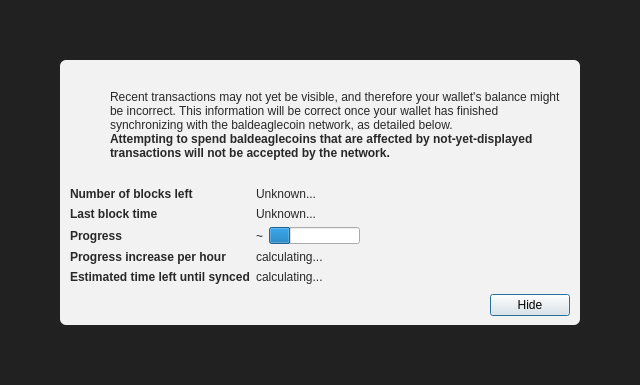
<?xml version="1.0" encoding="UTF-8"?>
<ui version="4.0">
 <class>ModalOverlay</class>
 <widget class="ModalOverlay" name="ModalOverlay">
  <property name="geometry">
   <rect>
    <x>0</x>
    <y>0</y>
    <width>640</width>
    <height>385</height>
   </rect>
  </property>
  <property name="windowTitle">
   <string>Form</string>
  </property>
  <layout class="QVBoxLayout" name="verticalLayout" stretch="0">
   <property name="sizeConstraint">
    <enum>QLayout::SetDefaultConstraint</enum>
   </property>
   <property name="leftMargin">
    <number>0</number>
   </property>
   <property name="topMargin">
    <number>0</number>
   </property>
   <property name="rightMargin">
    <number>0</number>
   </property>
   <property name="bottomMargin">
    <number>0</number>
   </property>
   <item>
    <widget class="QWidget" name="bgWidget" native="true">
     <property name="styleSheet">
      <string notr="true">#bgWidget { background: rgba(0,0,0,220); }</string>
     </property>
     <layout class="QVBoxLayout" name="verticalLayoutMain" stretch="1">
      <property name="leftMargin">
       <number>60</number>
      </property>
      <property name="topMargin">
       <number>60</number>
      </property>
      <property name="rightMargin">
       <number>60</number>
      </property>
      <property name="bottomMargin">
       <number>60</number>
      </property>
      <item>
       <widget class="QWidget" name="contentWidget" native="true">
        <property name="styleSheet">
         <string notr="true">#contentWidget { background: rgba(255,255,255,240); border-radius: 6px; }

QLabel { color: rgb(40,40,40);  }</string>
        </property>
        <layout class="QVBoxLayout" name="verticalLayoutSub" stretch="1,0,0,0">
         <property name="spacing">
          <number>0</number>
         </property>
         <property name="leftMargin">
          <number>10</number>
         </property>
         <property name="topMargin">
          <number>10</number>
         </property>
         <property name="rightMargin">
          <number>10</number>
         </property>
         <property name="bottomMargin">
          <number>10</number>
         </property>
         <item>
          <layout class="QHBoxLayout" name="horizontalLayoutIconText" stretch="0,1">
           <property name="topMargin">
            <number>20</number>
           </property>
           <item>
            <layout class="QVBoxLayout" name="verticalLayoutIcon">
             <property name="leftMargin">
              <number>0</number>
             </property>
             <item>
              <widget class="QPushButton" name="warningIcon">
               <property name="enabled">
                <bool>false</bool>
               </property>
               <property name="text">
                <string/>
               </property>
               <property name="icon">
                <iconset>
                 <normaloff>:/icons/warning</normaloff>
                 <disabledoff>:/icons/warning</disabledoff>:/icons/warning</iconset>
               </property>
               <property name="iconSize">
                <size>
                 <width>48</width>
                 <height>48</height>
                </size>
               </property>
               <property name="flat">
                <bool>true</bool>
               </property>
              </widget>
             </item>
             <item>
              <spacer name="verticalSpacerWarningIcon">
               <property name="orientation">
                <enum>Qt::Vertical</enum>
               </property>
               <property name="sizeHint" stdset="0">
                <size>
                 <width>20</width>
                 <height>40</height>
                </size>
               </property>
              </spacer>
             </item>
            </layout>
           </item>
           <item>
            <layout class="QVBoxLayout" name="verticalLayoutInfoText">
             <property name="leftMargin">
              <number>0</number>
             </property>
             <property name="topMargin">
              <number>0</number>
             </property>
             <item>
              <widget class="QLabel" name="infoText">
               <property name="text">
                <string>Recent transactions may not yet be visible, and therefore your wallet's balance might be incorrect. This information will be correct once your wallet has finished synchronizing with the baldeaglecoin network, as detailed below.</string>
               </property>
               <property name="textFormat">
                <enum>Qt::RichText</enum>
               </property>
               <property name="wordWrap">
                <bool>true</bool>
               </property>
              </widget>
             </item>
             <item>
              <widget class="QLabel" name="infoTextStrong">
               <property name="font">
                <font>
                 <weight>75</weight>
                 <bold>true</bold>
                </font>
               </property>
               <property name="text">
                <string>Attempting to spend baldeaglecoins that are affected by not-yet-displayed transactions will not be accepted by the network.</string>
               </property>
               <property name="textFormat">
                <enum>Qt::RichText</enum>
               </property>
               <property name="wordWrap">
                <bool>true</bool>
               </property>
              </widget>
             </item>
             <item>
              <spacer name="verticalSpacerInTextSpace">
               <property name="orientation">
                <enum>Qt::Vertical</enum>
               </property>
               <property name="sizeHint" stdset="0">
                <size>
                 <width>20</width>
                 <height>40</height>
                </size>
               </property>
              </spacer>
             </item>
            </layout>
           </item>
          </layout>
         </item>
         <item>
          <spacer name="verticalSpacerAfterText">
           <property name="orientation">
            <enum>Qt::Vertical</enum>
           </property>
           <property name="sizeHint" stdset="0">
            <size>
             <width>20</width>
             <height>40</height>
            </size>
           </property>
          </spacer>
         </item>
         <item>
          <layout class="QFormLayout" name="formLayout">
           <property name="fieldGrowthPolicy">
            <enum>QFormLayout::FieldsStayAtSizeHint</enum>
           </property>
           <property name="horizontalSpacing">
            <number>6</number>
           </property>
           <property name="verticalSpacing">
            <number>6</number>
           </property>
           <property name="topMargin">
            <number>10</number>
           </property>
           <item row="0" column="0">
            <widget class="QLabel" name="labelNumberOfBlocksLeft">
             <property name="font">
              <font>
               <weight>75</weight>
               <bold>true</bold>
              </font>
             </property>
             <property name="text">
              <string>Number of blocks left</string>
             </property>
            </widget>
           </item>
           <item row="0" column="1">
            <widget class="QLabel" name="numberOfBlocksLeft">
             <property name="text">
              <string>Unknown...</string>
             </property>
            </widget>
           </item>
           <item row="1" column="0">
            <widget class="QLabel" name="labelLastBlockTime">
             <property name="font">
              <font>
               <weight>75</weight>
               <bold>true</bold>
              </font>
             </property>
             <property name="text">
              <string>Last block time</string>
             </property>
            </widget>
           </item>
           <item row="1" column="1">
            <widget class="QLabel" name="newestBlockDate">
             <property name="sizePolicy">
              <sizepolicy hsizetype="Maximum" vsizetype="Preferred">
               <horstretch>0</horstretch>
               <verstretch>0</verstretch>
              </sizepolicy>
             </property>
             <property name="text">
              <string>Unknown...</string>
             </property>
            </widget>
           </item>
           <item row="2" column="0">
            <widget class="QLabel" name="labelSyncDone">
             <property name="font">
              <font>
               <weight>75</weight>
               <bold>true</bold>
              </font>
             </property>
             <property name="text">
              <string>Progress</string>
             </property>
            </widget>
           </item>
           <item row="2" column="1">
            <layout class="QHBoxLayout" name="horizontalLayoutSync" stretch="0,1">
             <item>
              <widget class="QLabel" name="percentageProgress">
               <property name="text">
                <string notr="true">~</string>
               </property>
              </widget>
             </item>
             <item>
              <widget class="QProgressBar" name="progressBar">
               <property name="value">
                <number>24</number>
               </property>
               <property name="format">
                <string/>
               </property>
              </widget>
             </item>
            </layout>
           </item>
           <item row="4" column="0">
            <widget class="QLabel" name="labelProgressIncrease">
             <property name="font">
              <font>
               <weight>75</weight>
               <bold>true</bold>
              </font>
             </property>
             <property name="text">
              <string>Progress increase per hour</string>
             </property>
            </widget>
           </item>
           <item row="4" column="1">
            <widget class="QLabel" name="progressIncreasePerH">
             <property name="text">
              <string>calculating...</string>
             </property>
            </widget>
           </item>
           <item row="5" column="0">
            <widget class="QLabel" name="labelEstimatedTimeLeft">
             <property name="font">
              <font>
               <weight>75</weight>
               <bold>true</bold>
              </font>
             </property>
             <property name="text">
              <string>Estimated time left until synced</string>
             </property>
            </widget>
           </item>
           <item row="5" column="1">
            <widget class="QLabel" name="expectedTimeLeft">
             <property name="text">
              <string>calculating...</string>
             </property>
            </widget>
           </item>
          </layout>
         </item>
         <item>
          <layout class="QHBoxLayout" name="horizontalLayoutButtons">
           <property name="leftMargin">
            <number>10</number>
           </property>
           <property name="topMargin">
            <number>10</number>
           </property>
           <item>
            <spacer name="horizontalSpacer">
             <property name="orientation">
              <enum>Qt::Horizontal</enum>
             </property>
             <property name="sizeHint" stdset="0">
              <size>
               <width>40</width>
               <height>20</height>
              </size>
             </property>
            </spacer>
           </item>
           <item>
            <widget class="QPushButton" name="closeButton">
             <property name="text">
              <string>Hide</string>
             </property>
             <property name="focusPolicy">
              <enum>Qt::StrongFocus</enum>
             </property>
             <property name="default">
              <bool>true</bool>
             </property>
            </widget>
           </item>
          </layout>
         </item>
        </layout>
       </widget>
      </item>
     </layout>
    </widget>
   </item>
  </layout>
 </widget>
 <customwidgets>
  <customwidget>
   <class>ModalOverlay</class>
   <extends>QWidget</extends>
   <header>qt/modaloverlay.h</header>
   <container>1</container>
  </customwidget>
 </customwidgets>
 <resources/>
 <connections/>
</ui>
